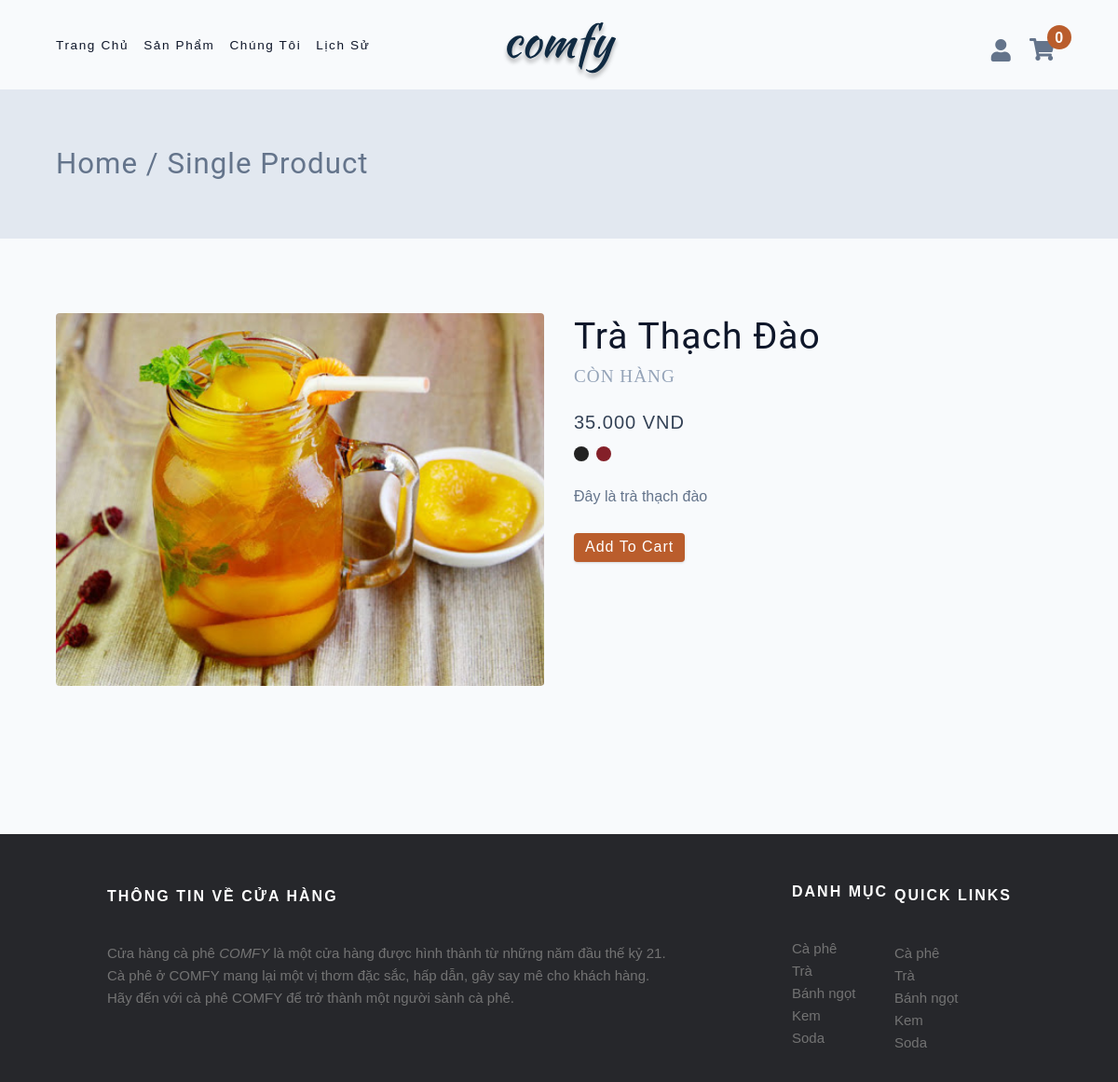
Page /single-product.php?id=4 on the committed database.
### tables this page shows
CREATE TABLE `sanpham` (
  `productid` int(11) NOT NULL,
  `productname` varchar(255) NOT NULL,
  `productdesciption` varchar(255) DEFAULT NULL,
  `productcost` int(11) NOT NULL,
  `productimage` varchar(255) DEFAULT NULL,
  `quantity` int(11) NOT NULL,
  `statusid` int(11) NOT NULL,
  `promoid` int(11) DEFAULT NULL,
  `is_promo` bit(1) NOT NULL,
  `categoryid` int(11) NOT NULL
);

CREATE TABLE `trangthai` (
  `statusid` int(11) NOT NULL,
  `statusname` varchar(255) NOT NULL,
  `statusdescription` varchar(255) DEFAULT NULL
);

### model/product.php (called while the page is built)
<?php
return[
    'GetAll' => function($conn) {
        $query ="SELECT * FROM `sanpham`";
        $result = mysqli_query($conn,$query);
        $data = array();
        while($row = mysqli_fetch_array($result)){
            $data[] = $row;
        }
        return $data;
    },
    'SearchProducts' => function($conn,$Name,$Cate, $MinCost, $MaxCost) {
        $condition1 = " = ";
        if (empty($Cate)) {
            $condition1 = " <> ";
            $Cate = 0;
        }
        $query = "SELECT * FROM `sanpham` WHERE (sanpham.categoryid".$condition1.$Cate." AND (sanpham.productcost BETWEEN $MinCost AND $MaxCost) AND sanpham.productname LIKE '%".$Name."%')";
        $result = mysqli_query($conn,$query);
        $data = array();
        while($row = mysqli_fetch_array($result)){
            $data[] = $row;
        }
        return $data;
    },
    'GetProductDetail' => function($conn, $ProductID){
        $query ="SELECT * FROM `sanpham` INNER JOIN `trangthai` ON sanpham.statusid = trangthai.statusid WHERE sanpham.productid = $ProductID";
        $result = mysqli_query($conn, $query);
        $data  = array();
        while($row = mysqli_fetch_array($result)){
            $data[] = $row;
        }
        return $data;
    },
]
?>

### single-product.php (the view, shortened to what this page needs)
<?php
if (isset($_SERVER['HTTPS']) && $_SERVER['HTTPS'] === 'on') {
    $url = "https://";
} else {
    $url = "http://";
}
$url .= $_SERVER['HTTP_HOST'];
$url .= $_SERVER['REQUEST_URI'];
$url_components = parse_url($url);
parse_str($url_components['query'], $params);
$idPro = $params['id'];
?>
<!DOCTYPE html>
<html lang="en">
<head>
    <link rel="stylesheet" href="./css/normalize.css" />
    <link rel="stylesheet" href="https://cdnjs.cloudflare.com/ajax/libs/font-awesome/5.14.0/css/all.min.css" />
    <link rel="stylesheet" href="./css/styles.css" />
</head>
<body>
    <?php include 'navbar-SC.php' ?>
    <section class="page-hero">
        <div class="section-center">
            <h3 class="page-hero-title">Home / Single Product</h3>
        </div>
    </section>
    <?php
        require_once('../final/connect.php');
        ['GetProductDetail' => $func] = require '../final/model/product.php';
        $ProductDetail = $func($conn, $idPro);
        for ($i = 0; $i < count($ProductDetail); $i++) {
            $price1 =  number_format(intval($ProductDetail[$i]['productcost']), 0, '', '.');
            echo "
            <section class=\"single-product section\">
            <div class=\"section-center single-product-center\">
            <img src=\"imgEC/" . $ProductDetail[$i]['productimage'] . "\" class=\"single-product-img img\" alt=\"\" />
            <article class=\"single-product-info\">
            <div>
            <h2 class=\"single-product-title\">" . $ProductDetail[$i]['productname'] . "</h2>
            <p class=\"single-product-company text-slanted\">" . $ProductDetail[$i]['statusname'] . "</p>
            <span class=\"single-product-price\">$price1 VND</span>
            <div class=\"single-product-colors\"> <span class=\"product-color\"></span>
            <span class=\"product-color product-color-red\"></span>
            </div>
            <p class=\"single-product-desc\"> " . $ProductDetail[$i]['productdesciption'] . " </p>
            <button onclick=\"buyProduct(" . $ProductDetail[$i]['productid'] . ")\" class=\"addToCartBtn btn\" data-id=\"id\">add to cart</button>
            </div>
            </article>
            </div>
            </section>
            ";
        }
    ?>
    <?php include 'footer.php' ?>
</body>
</html>

### css/styles.css (style rules this page uses)
html { font-size: 100%; }
:root { --primary-100: hsl(21, 94%, 87%); --primary-200: hsl(21, 80%, 74%); --primary-300: hsl(21, 65%, 59%); --primary-400: hsl(21, 57%, 50%); --primary-500: hsl(21, 62%, 45%); --primary-600: hsl(21, 77%, 34%); --primary-700: hsl(21, 81%, 29%); --primary-800: hsl(21, 84%, 25%); --primary-900: hsl(21, 91%, 17%); --grey-50: #f8fafc; --grey-100: #f1f5f9; --grey-200: #e2e8f0; --grey-300: #cbd5e1; --grey-400: #94a3b8; --grey-500: #64748b; --grey-600: #475569; --grey-700: #334155; --grey-800: #1e293b; --grey-900: #0f172a; --black: #222; --white: #fff; --red-light: #f8d7da; --red-dark: #842029; --green-light: #d1e7dd; --green-dark: #0f5132; --headingFont: 'Roboto', sans-serif; --bodyFont: 'Nunito', sans-serif; --smallText: 0.7em; --backgroundColor: var(--grey-50); --textColor: var(--grey-900); --borderRadius: 0.25rem; --letterSpacing: 1px; --transition: 0.3s ease-in-out all; --max-width: 1120px; --fixed-width: 600px; --fluid-width: 90vw; --shadow-1: 0 1px 3px 0 rgba(0, 0, 0, 0.1), 0 1px 2px 0 rgba(0, 0, 0, 0.06); --shadow-2: 0 4px 6px -1px rgba(0, 0, 0, 0.1), 0 2px 4px -1px rgba(0, 0, 0, 0.06); --shadow-3: 0 10px 15px -3px rgba(0, 0, 0, 0.1), 0 4px 6px -2px rgba(0, 0, 0, 0.05); --shadow-4: 0 20px 25px -5px rgba(0, 0, 0, 0.1), 0 10px 10px -5px rgba(0, 0, 0, 0.04); }
body { background: var(--backgroundColor); font-family: var(--bodyFont); font-weight: 400; line-height: 1.75; color: var(--textColor); }
p { margin-bottom: 1.5rem; max-width: 40em; }
h1, h2, h3, h4, h5 { margin: 0; margin-bottom: 1.38rem; font-family: var(--headingFont); font-weight: 400; line-height: 1.3; text-transform: capitalize; letter-spacing: var(--letterSpacing); }
h2 { font-size: 2.441rem; }
h3 { font-size: 1.953rem; }
.img { width: 100%; display: block; object-fit: cover; }
.btn { cursor: pointer; color: var(--white); background: var(--primary-500); border: transparent; border-radius: var(--borderRadius); letter-spacing: var(--letterSpacing); padding: 0.375rem 0.75rem; box-shadow: var(--shadow-1); transition: var(--transition); text-transform: capitalize; display: inline-block; }
::placeholder { font-family: inherit; color: var(--grey-400); }
.text-slanted { font-family: 'Kaushan Script', cursive; }
.section { padding: 5rem 0; }
.section-center { width: var(--fluid-width); max-width: var(--max-width); margin: 0 auto; }
.page-hero { min-height: 20vh; display: grid; place-items: center; background: var(--grey-200); color: var(--grey-500); }
.page-hero-title { margin-bottom: 0; }
.single-product-center { display: grid; gap: 1rem 2rem; }
.single-product-img { height: 25rem; border-radius: var(--borderRadius); }
.single-product-title { margin-bottom: 0; }
.single-product-company { font-size: 1.2rem; color: var(--grey-400); text-transform: uppercase; letter-spacing: var(--letterSpacing); margin: 0; margin-bottom: 1rem; }
.single-product-price { display: inline-block; color: var(--grey-700); font-size: 1.25rem; font-weight: 500; letter-spacing: var(--letterSpacing); margin-bottom: 0.5rem; }
.single-product-colors { display: flex; gap: 0.5rem; }
.product-color { display: inline-block; width: 1rem; height: 1rem; border-radius: 50%; background: #222; }
.product-color-red { background: var(--red-dark); }
.single-product-desc { max-width: 25em; line-height: 1.8; color: var(--grey-500); margin-top: 1.5rem; }
@media screen and (min-width: 992px) { .single-product-center { grid-template-columns: 1fr 1fr; } }

### rows in the picture
sanpham: productimage (picture), productname "Trà Thạch Đào", statusid.statusname "CÒN HÀNG", productcost "35.000", productdesciption "Đây là trà thạch đào"
